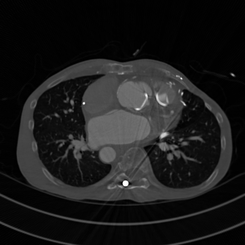
#> input picture Chapter 8. Segmentation/Figures/imageinverse_input.png, 245 x 245 px, shrunk from 512 x 512 before the run, found by its file name
$ jupyter execute CHAPTER5_EDITER.ipynb
#> lines starting #> are read from the running program, lines starting #| are printed output that depends on the picture
## Image inverse

[cell 1]
import cv2
import matplotlib.pyplot as plt

# Opening the image.
im = cv2.imread('../Figures/imageinverse_input.png')
#> im is the input picture: shape (245, 245, 3); min 0, max 255, mean 26.9
# Performing the inversion operation
im2 = 255 - im
# Saving the image as imageinverse_output.png in
# Figures folder.
plt.imshow(im)
plt.axis("off")
plt.show()

## Power Law Transformation

[cell 2]
import cv2
import matplotlib.pyplot as plt
import numpy as np

# Opening the image.
a = cv2.imread('../Figures/angiogram1.png')
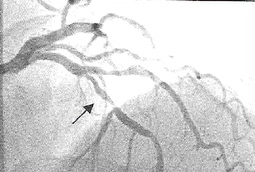
#> input picture Chapter_5-Image Enhancement/Figures/angiogram1.png, 255 x 172 px, shrunk from 532 x 358 before the run
#> a is the input picture: shape (172, 255, 3); mean B, G, R 215.5, 215.5, 215.5
# gamma is initialized.
gamma = 0.5
# b is converted to type float.
b1 = a.astype(float)
# Maximum value in b1 is determined.
b3 = np.max(b1)
#> b3 = 255
# b1 is normalized
b2 = b1/b3
# gamma-correction exponent is computed.
b4 = np.log(b2)*gamma
# gamma-correction is performed.
c = np.exp(b4)*255.0
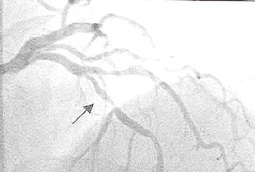
#> c: shape (172, 255, 3) float64; mean B, G, R 233.4, 233.4, 233.4
# c is converted to type int.
c1 = c.astype(int)
# Displaying c1
#plt.axis("off")
#plt.imshow(c1)
#plt.show()

rows = 1
cols = 6
axes=[]
fig=plt.figure(figsize=(15, 15))
for i in range(rows*cols):
    if i == 0:
        axes.append( fig.add_subplot(rows, cols, i+1) )
        subplot_title=("original image")
        axes[-1].set_title(subplot_title)
        plt.imshow(a)
    else:
        gamma = 0.25 *2**(i-1)
        # b is converted to type float.
        b1 = a.astype(float)
        # Maximum value in b1 is determined.
        b3 = np.max(b1)
        # b1 is normalized
        b2 = b1/b3
        # gamma-correction exponent is computed.
        b4 = np.log(b2)*gamma
        # gamma-correction is performed.
        c = np.exp(b4)*255.0
        # c is converted to type int.
        c1 = c.astype(int)

        axes.append( fig.add_subplot(rows, cols, i+1) )
        subplot_title=("gamma = "+str(gamma))
        axes[-1].set_title(subplot_title)
        plt.imshow(c1)
        plt.axis("off")
#> after the loop, axes = 6 items
fig.tight_layout()
plt.show()
#> figure, not shown here; B, G, R data is drawn as R, G, B

## when gamma value increase darker area become wider, while when the gamma value decrease the bright area become wider

## Log transformation

[cell 3]
import cv2
import numpy, math
import matplotlib.pyplot as plt

# Opening the image.
a = cv2.imread('../Figures/bse.png')
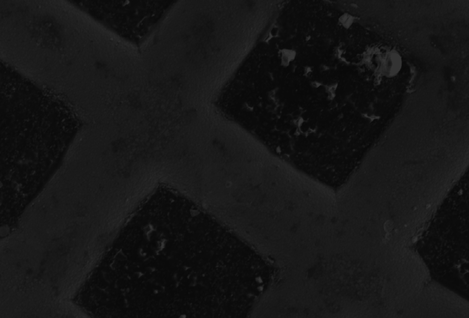
#> input picture Chapter_5-Image Enhancement/Figures/bse.png, 469 x 318 px, shrunk from 978 x 664 before the run
#> a is the input picture: shape (318, 469, 3); min 7, max 55, mean 22.1
# a is converted to type float.
b1 = a.astype(float)
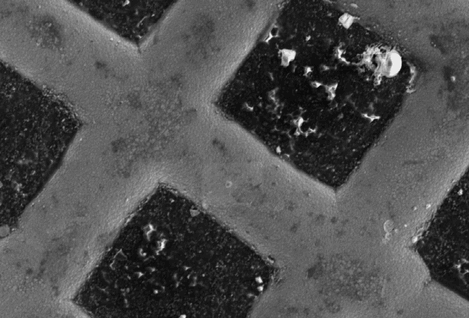
#> b1: shape (318, 469, 3) float64; min 7, max 55, mean 22.1; drawn with min black and max white
# Maximum value in b1 is determined.
b2 = numpy.max(b1)
#> b2 = 55
# Performing the log transformation.
c = (255.0*numpy.log(1+b1))/numpy.log(1+b2)
#> c: shape (318, 469, 3) float64
# c is converted to type int.
c1 = c.astype(int)
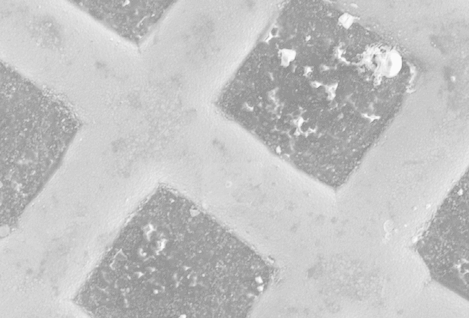
#> c1: shape (318, 469, 3) int64; min 131, max 255, mean 194.8
# Saving c1 as logtransform_output.png.
rows = 1
cols = 2
axes=[]
fig=plt.figure(figsize=(15, 15))
for i in range(rows*cols):
    if i == 0:
        axes.append( fig.add_subplot(rows, cols, i+1) )
        subplot_title=("original image")
        axes[-1].set_title(subplot_title)
        plt.imshow(a)
    else:
        b1 = a.astype(float)
        # Maximum value in b1 is determined.
        b2 = numpy.max(b1)
        # Performing the log transformation.
        c = (255.0*numpy.log(1+b1))/numpy.log(1+b2)
        # c is converted to type int.
        c1 = c.astype(int)

        axes.append( fig.add_subplot(rows, cols, i+1) )
        subplot_title=("after log transform")
        axes[-1].set_title(subplot_title)
        plt.imshow(c1)
        plt.axis("off")
#> this loop made 2 passes
#> b2 on pass 2: 55
#> after the loop, axes = 2 items
fig.tight_layout()
plt.show()

## Histogram equalization

[cell 4]
import cv2
import numpy as np
import matplotlib.pyplot as plt

# Opening the image.
img1 = cv2.imread('../Figures/hequalization_input.png')
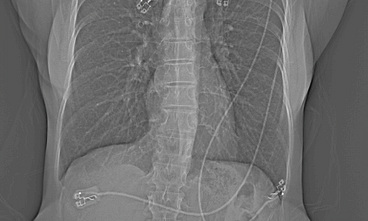
#> input picture Chapter_5-Image Enhancement/Figures/hequalization_input.png, 368 x 221 px, shrunk from 768 x 462 before the run
#> img1 is the input picture: shape (221, 368, 3); mean B, G, R 109.9, 109.9, 109.9
# 2D array is converted to a 1D array.
fl = img1.flatten()
# Histogram and the bins of the image are computed.
hist,bins = np.histogram(img1,256,[0,255])
#> hist = 256 values, max 18616 at index 86, min 0 at index 0, mean 953.1; bins = 257 values from 0 to 255
# cumulative distribution function is computed
cdf = hist.cumsum()
#> cdf = 256 values from 0 to 243984
# Places where cdf=0 is masked or ignored and
# rest is stored in cdf_m.
cdf_m = np.ma.masked_equal(cdf,0)
# Histogram equalization is performed.
num_cdf_m = (cdf_m - cdf_m.min())*255
den_cdf_m = (cdf_m.max()-cdf_m.min())
#> den_cdf_m = 243983
cdf_m = num_cdf_m/den_cdf_m
# The masked places in cdf_m are now 0.
cdf = np.ma.filled(cdf_m,0).astype('uint8')
#> cdf = 256 values from 0 to 255
# cdf values are assigned in the flattened array.
im2 = cdf[fl]
# im2 is 1D so we use reshape command to.
#  make it into 2D.
im3 = np.reshape(im2,img1.shape)
# Saving im3 as hequalization_output.png
# in Figures folder
#plt.imshow(img1)
#plt.show()


rows = 1
cols = 2
axes=[]
fig=plt.figure(figsize=(15, 15))
for i in range(rows*cols):
    if i == 0:
        axes.append( fig.add_subplot(rows, cols, i+1) )
        subplot_title=("original image")
        axes[-1].set_title(subplot_title)
        plt.imshow(img1)
    else:
        axes.append( fig.add_subplot(rows, cols, i+1) )
        subplot_title=("histogram equalization")
        axes[-1].set_title(subplot_title)
        plt.imshow(im3)
        plt.axis("off")
fig.tight_layout()
plt.show()
#> figure, not shown here; B, G, R data is drawn as R, G, B

## contrast limited adaptive histogram equalization

[cell 5]
import cv2
from skimage.exposure import equalize_adapthist
import matplotlib.pyplot as plt

img = cv2.imread('../Figures/embryo.png')
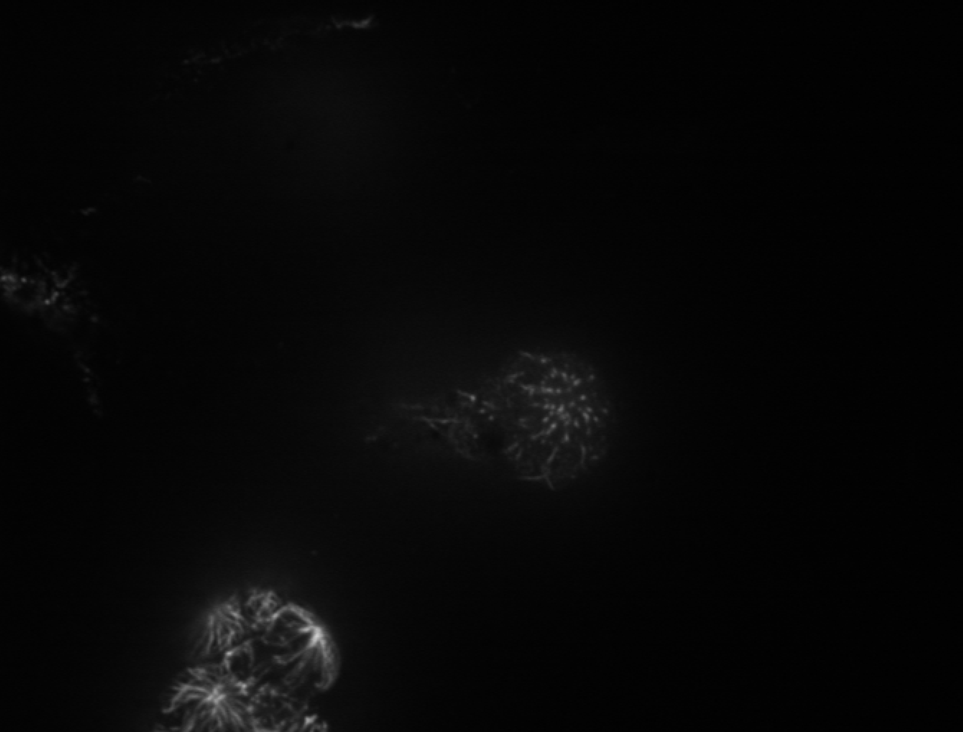
#> input picture Chapter_5-Image Enhancement/Figures/embryo.png, 963 x 732 px, shrunk from 2010 x 1528 before the run
#> img is the input picture: shape (732, 963, 3); min 0, max 206, mean 6.9
img = cv2.cvtColor(img, cv2.COLOR_BGR2GRAY)
#> img: shape (732, 963)
# Applying Clahe.
img2 = equalize_adapthist(img, clip_limit = 0.02)

# Rescaling img2 from 0 to 255.
img3 = img2*255.0
# Saving img3.
#.imshow(img)
#plt.show()

rows = 1
cols = 5
axes=[]
fig=plt.figure(figsize=(15, 15))
for i in range(rows*cols):
    if i == 0:
        axes.append( fig.add_subplot(rows, cols, i+1) )
        subplot_title=("original image")
        axes[-1].set_title(subplot_title)
        plt.imshow(img)
    else:
        img2 = equalize_adapthist(img, clip_limit = 2**i*0.02)
        # Rescaling img2 from 0 to 255.
        img3 = img2*255.0
        axes.append( fig.add_subplot(rows, cols, i+1) )
        subplot_title=("clip limit: "+str(2**i*0.02))
        axes[-1].set_title(subplot_title)
        plt.imshow(img3)
        plt.axis("off")
#> this loop made 5 passes
#> pass 3, `img2 = equalize_adapthist(img, clip_limit = 2**i*0.02)`:
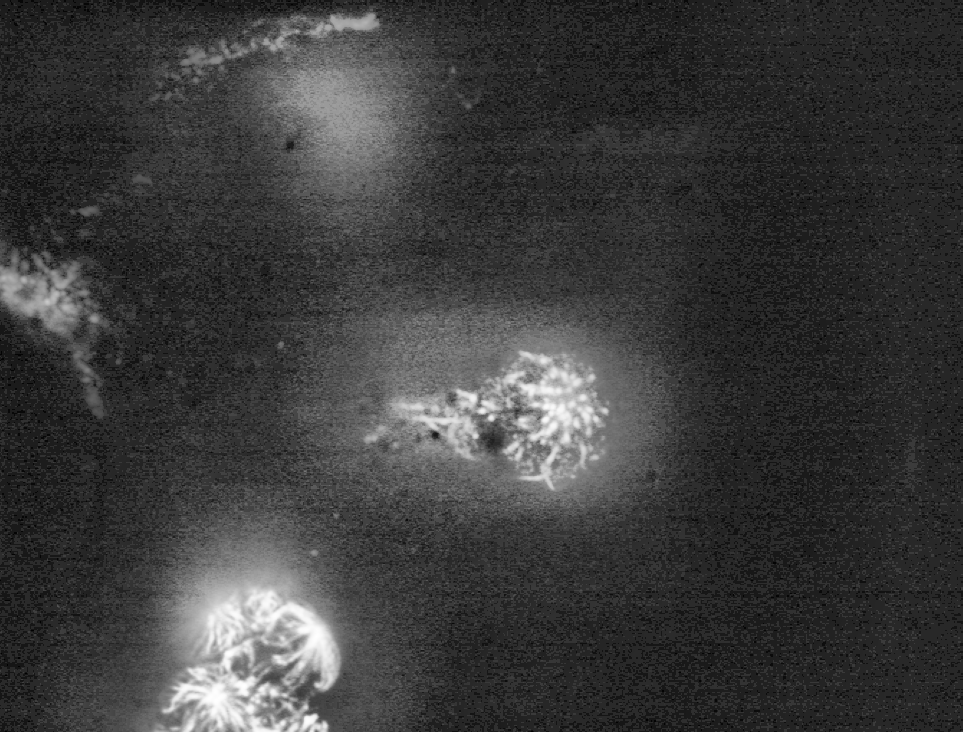
#> img2: shape (732, 963) float64; min 0, max 1, mean 0.234
#> after the loop, axes = 5 items
fig.tight_layout()
plt.show()
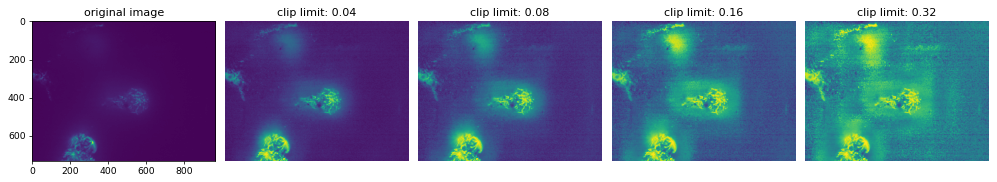
#> figure drawn by matplotlib, 5 panels

## as the clip limit increase, the enhancement of object increase, but if the clip limit too high the object become too bright

## contrast stretching

[cell 6]
import cv2
import matplotlib.pyplot as plt

# Opening the image.
im = cv2.imread('../Figures/bse.png')
img = cv2.cvtColor(im, cv2.COLOR_BGR2GRAY)
#> img: shape (318, 469)
# Finding the maximum and minimum pixel values
b = im.max()
#> b = 55
a = im.min()
#> a = 7
print(a,b)
#| 7 55
# Converting im1 to float.
c = img.astype(float)
#> c: shape (318, 469) float64
# Contrast stretching transformation.
im1 = 255.0*(c-a)/(b-a)
im1 = im1.astype(int)
# Saving im2 as contrast_output2.png in
# Figures folder
#plt.imshow(im1)
#plt.show()


rows = 1
cols = 2
axes=[]
fig=plt.figure(figsize=(15, 15))
for i in range(rows*cols):
    if i == 0:
        axes.append( fig.add_subplot(rows, cols, i+1) )
        subplot_title=("original image")
        axes[-1].set_title(subplot_title)
        im = cv2.cvtColor(im, cv2.COLOR_BGR2GRAY)
        plt.imshow(im,cmap='gray')
    else:
        axes.append( fig.add_subplot(rows, cols, i+1) )
        subplot_title=("after contrast streching")
        axes[-1].set_title(subplot_title)
        plt.imshow(im1,cmap='gray')
        plt.axis("off")
#> after the loop, axes = 2 items
fig.tight_layout()
plt.show()

## sigmoid correction

[cell 7]
import cv2
from skimage.exposure import adjust_sigmoid
import matplotlib.pyplot as plt

# Reading the image.
img1 = cv2.imread('../Figures/hequalization_input.png')
# Applying Sigmoid correction.

# Saving img2.
#plt.imshow(img2)
#plt.show()

rows = 1
cols = 10
axes=[]
fig=plt.figure(figsize=(15, 15))
for i in range(rows*cols):
    if i == 0:
        axes.append( fig.add_subplot(rows, cols, i+1) )
        subplot_title=("original image")
        axes[-1].set_title(subplot_title)

        plt.imshow(img1,cmap='gray')
    else:
        img2 =  adjust_sigmoid(img1, gain=2**i)
        axes.append( fig.add_subplot(rows, cols, i+1) )
        subplot_title=("gain: "+str(2**i))
        axes[-1].set_title(subplot_title)
        plt.imshow(img2,cmap='gray')
        plt.axis("off")
#> after the loop, axes = 10 items
fig.tight_layout()
plt.show()
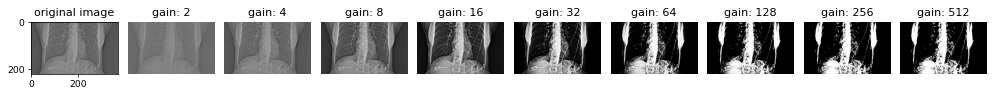
#> figure drawn by matplotlib, 10 panels; B, G, R data is drawn as R, G, B
